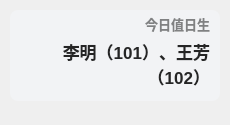
<?xml version="1.0" encoding="UTF-8"?>
<ui version="4.0">
 <class>Theme</class>
 <widget class="QWidget" name="Form">
  <property name="geometry">
   <rect>
    <x>0</x>
    <y>0</y>
    <width>230</width>
    <height>125</height>
   </rect>
  </property>
  <property name="minimumSize">
   <size>
    <width>0</width>
    <height>0</height>
   </size>
  </property>
  <property name="maximumSize">
   <size>
    <width>16777215</width>
    <height>65536</height>
   </size>
  </property>
  <property name="windowTitle">
   <string>值日生</string>
  </property>
  <widget class="QLabel" name="duty_title">
   <property name="geometry">
    <rect>
     <x>20</x>
     <y>14</y>
     <width>190</width>
     <height>20</height>
    </rect>
   </property>
   <property name="font">
    <font>
     <family>Microsoft YaHei UI</family>
     <pointsize>10</pointsize>
     <weight>75</weight>
     <bold>true</bold>
    </font>
   </property>
   <property name="styleSheet">
    <string notr="true">color: rgba(0, 0, 0, 120);
font-weight: bold;</string>
   </property>
   <property name="text">
    <string>今日值日生</string>
   </property>
   <property name="textFormat">
    <enum>Qt::PlainText</enum>
   </property>
   <property name="alignment">
    <set>Qt::AlignRight|Qt::AlignTrailing|Qt::AlignVCenter</set>
   </property>
  </widget>
  <widget class="QLabel" name="duty_text">
   <property name="geometry">
    <rect>
     <x>20</x>
     <y>34</y>
     <width>190</width>
     <height>60</height>
    </rect>
   </property>
   <property name="font">
    <font>
     <family>Microsoft YaHei UI</family>
     <pointsize>13</pointsize>
     <weight>75</weight>
     <bold>true</bold>
    </font>
   </property>
   <property name="styleSheet">
    <string notr="true">border: none;
color: rgba(37, 37, 37, 255);
font-weight: bold</string>
   </property>
   <property name="text">
    <string>李明（101）、王芳（102）</string>
   </property>
   <property name="textFormat">
    <enum>Qt::RichText</enum>
   </property>
   <property name="wordWrap">
    <bool>true</bool>
   </property>
   <property name="alignment">
    <set>Qt::AlignRight|Qt::AlignTrailing|Qt::AlignVCenter</set>
   </property>
  </widget>
  <widget class="QLabel" name="backgnd">
   <property name="geometry">
    <rect>
     <x>10</x>
     <y>10</y>
     <width>210</width>
     <height>91</height>
    </rect>
   </property>
   <property name="styleSheet">
    <string notr="true">background-color: rgba(242, 243, 245, 255);
border-radius: 8px</string>
   </property>
   <property name="text">
    <string/>
   </property>
  </widget>
  <zorder>backgnd</zorder>
  <zorder>duty_title</zorder>
  <zorder>duty_text</zorder>
 </widget>
 <resources/>
 <connections/>
</ui>
